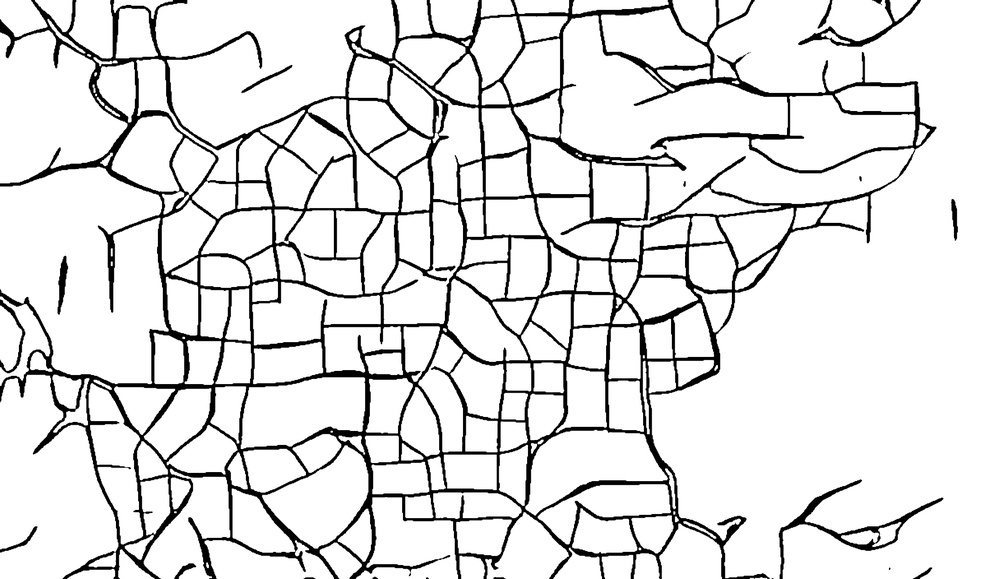
#> input picture 3D-project/Python-cv2-fast-thinning-algorithm-master/img_down0Chengshi.jpg, 1000 x 579 px, shrunk from 4864 x 2816 before the run
$ python example.py
#> lines starting #> are read from the running program, lines starting #| are printed output that depends on the picture; after the words box and inside, x2 and y2 are one past the last pixel; in counts of white or black regions, pixels touching at a corner belong together
### 3D-project/Python-cv2-fast-thinning-algorithm-master/ftlib.py
import cv2
import numpy as np
import time  # 引入time模块 用于文件命名

dirname = './result_images/'

show_images = 1

def fastThin(img_ori):
  obj = 0
  bg = 255
  img = img_ori.copy()
  if(show_images):
    cv2.imshow('pre morphology',img)
    cv2.imwrite(dirname+'pre_morphology'+str(time.time())+'.png',img)
  img = morphology(img)
  cleanCorners(img)
  if(show_images):
    cv2.imshow('morphology',img)
    cv2.imwrite(dirname + 'morphology' + str(time.time())+'.png', img)
  eraseTwoByTwos(img)
  if(show_images):
    cv2.imshow('morphology + eraseTwoByTwos',img)
    cv2.imwrite(dirname + 'morphology_+_eraseTwoByTwos' +str(time.time())+'.png', img)
  eraseLadders(img)
  if(show_images):
    cv2.imshow('morphology + eraseTwoByTwos + eraseLadders',img)
    cv2.imwrite(dirname + 'morphology_+_eraseTwoByTwos_+_eraseLadders'+str(time.time())+'.png', img)
  return img

def morphology(img):
  # inverts the image to execute easier operations (sum and subtraction)
  a, img = cv2.threshold(img,100,255,cv2.THRESH_BINARY_INV)
  # generates 3 by 3 cross kernel
  kernel = cv2.getStructuringElement(cv2.MORPH_CROSS,(3,3))
  # iteration counter
  iteration = 0
  print("Starting fast thin...")
  while 1:
    iteration += 1
    print("Running iteration",iteration,"of morphology") # "Running iteration x"
    #erosion
    last_img = img.copy()
    ero = cv2.erode(img,kernel,iterations = 1)
    #dilation
    dil = cv2.dilate(ero,kernel,iterations = 1)
    # result = original - dilated + eroded
    img -= dil
    img += ero
    # ends loop if result is the same from last iteration
    if cv2.compare(img, last_img, cv2.CMP_EQ).all():
      break
  a, img = cv2.threshold(img,100,255,cv2.THRESH_BINARY_INV) # inverts back the image
  return img

# came up with this one by myself, if anyone finds a better way of detecting/reducing interest areas please tell me
def eraseTwoByTwos(img):
  altura = img.shape[0]
  largura = img.shape[1]
  obj = 0
  bg = 255
  for y in range(1,altura-2):
    for x in range(1,largura-2):
      #centrais
      c1 = img[y,x]
      c2 = img[y,x+1]
      c3 = img[y+1,x]
      c4 = img[y+1,x+1]
      if(c1 == obj and c2 == obj and c3 == obj and c4 == obj):
        if img[y-1,x-1]!=obj:
          img[y,x] = bg
          pass
        elif img[y-1,x+2]!=obj:
          img[y,x+1]=bg
          pass
        elif img[y+2,x-1]!=obj:
          img[y+1,x]=bg
          pass
        elif img[y+2,x+2]!=obj:
          img[y+1,x+1]=bg
          pass
        #vizinhos
        v1  = img[y-1,x-1]
        v2  = img[y-1,x]
        v3  = img[y-1,x+1]
        v4  = img[y-1,x+2]
        v5  = img[y,x+2]
        v6  = img[y+1,x+2]
        v7  = img[y+2,x+2]
        v8  = img[y+2,x+1]
        v9  = img[y+2,x]
        v10 = img[y+2,x-1]
        v11 = img[y+1,x-1]
        v12 = img[y,x-1]
        vizinhos = [v12,v1,v2,v3,v4,v5,v6,v7,v8,v9,v10,v11]

# sets the borders of the image as bg
def cleanCorners(img):
  altura = img.shape[0]
  largura = img.shape[1]
  bg = 255
  img[0:altura,0] = bg
  img[0,0:largura] = bg
  img[0:altura,largura-1] = bg
  img[altura-1,0:largura] = bg

# used in Zhang Suen algorithms to eliminate undesired corners 消除不需要的角落
def eraseLadders(img):
  altura = img.shape[0]
  largura = img.shape[1]
  obj = 0
  bg = 255
  m1 = [[255,0,7  ],
        [0,  0,7  ],
        [7,  7,255]]
  m2 = [[7,  0,255],
        [7,  0,0  ],
        [255,7,7  ]]
  m3 = [[7,  7,255],
        [0,  0,7  ],
        [255,0,7  ]]
  m4 = [[255,7,7  ],
        [7,  0,0  ],
        [7,  0,255]]
  mask = [m1,m2,m3,m4]
  for y in range(1,altura-1):
    for x in range(1,largura-1):
      p5 = img[y,x]
      if p5 == obj:
        p1 = img[y-1,x-1]
        p2 = img[y-1,x]
        p3 = img[y-1,x+1]
        p4 = img[y,x-1]
        p6 = img[y,x+1]
        p7 = img[y+1,x-1]
        p8 = img[y+1,x]
        p9 = img[y+1,x+1]
        p = [[p1,p2,p3],
             [p4,p5,p6],
             [p7,p8,p9]]
        for m in mask:
          pairing = 1
          for i in range(0,3):
            for j in range(0,3):
              if m[i][j] != 7:
                if m[i][j] != p[i][j]:
                  pairing = 0
          if pairing:
            img[y,x] = bg
            break

### 3D-project/Python-cv2-fast-thinning-algorithm-master/example.py
import numpy as np
import cv2
import ftlib as ft

# img = cv2.imread('test_image.tif',0) #binary image
img = cv2.imread('img_down0Chengshi.jpg',0) #binary image
#> img is the input picture: shape (579, 1000); min 0, max 255, mean 226
thinned_image = ft.fastThin(img)
#> in morphology, `a, img = cv2.threshold(img,100,255,cv2.THRESH_BINARY_INV)`: img: shape (579, 1000); 10.7% white; 25 white regions (11 under 20 px), largest, box (x1, y1, x2, y2) and area: (0, 0, 936, 579) 58238, (779, 480, 943, 579) 1459, (798, 0, 921, 47) 720
#> the loop in morphology, `while 1:` made 6 passes
#> pass 1, in morphology, `ero = cv2.erode(img,kernel,iterations = 1)`:
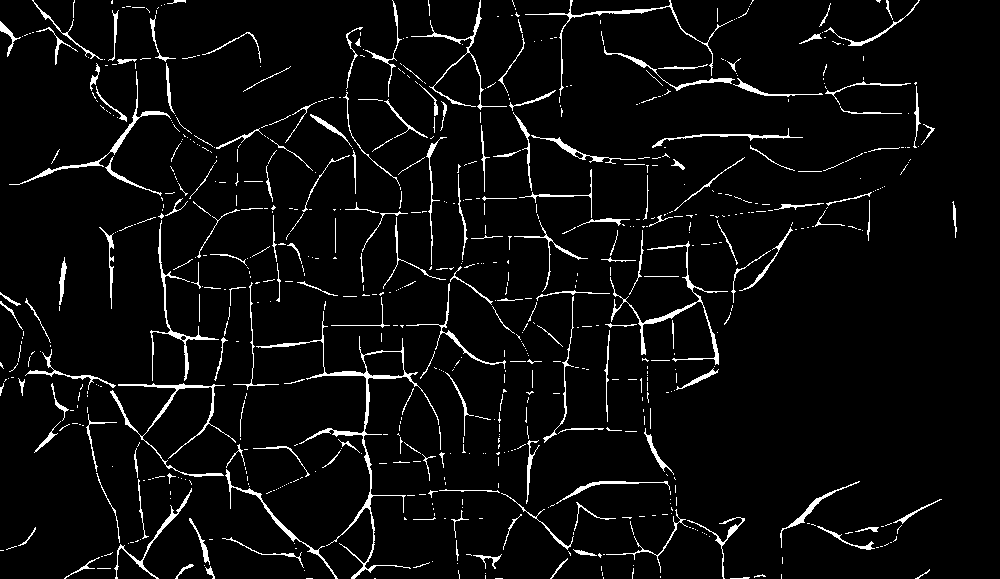
#> ero: shape (579, 1000); 4.7% white in thin lines or dots
#> pass 1, in morphology, `dil = cv2.dilate(ero,kernel,iterations = 1)`:
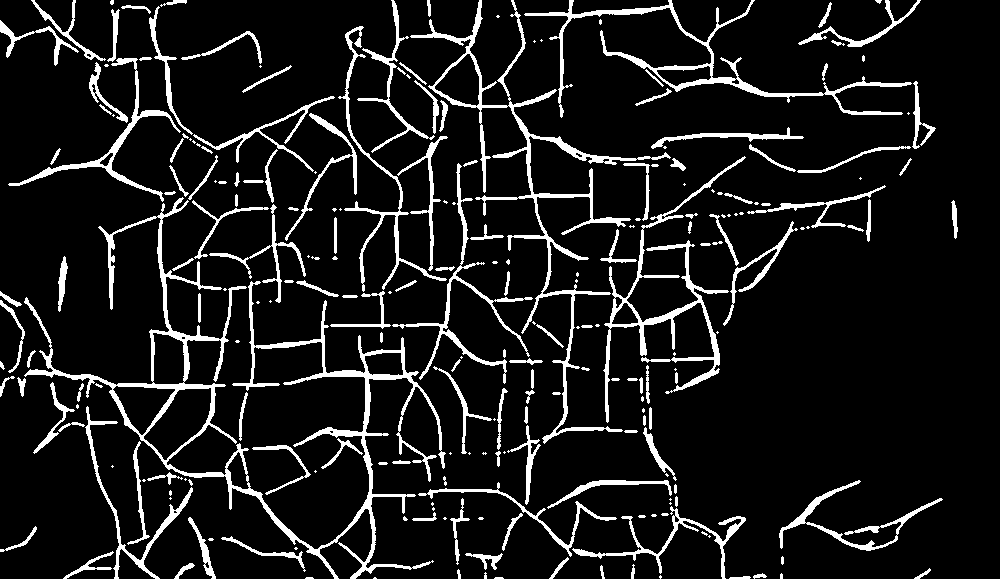
#> dil: shape (579, 1000); 10% white; 238 white regions (90 under 20 px), largest, box (x1, y1, x2, y2) and area: (24, 197, 446, 579) 10990, (410, 0, 671, 444) 6005, (524, 0, 912, 118) 3644
#> pass 1, in morphology, `img += ero`:
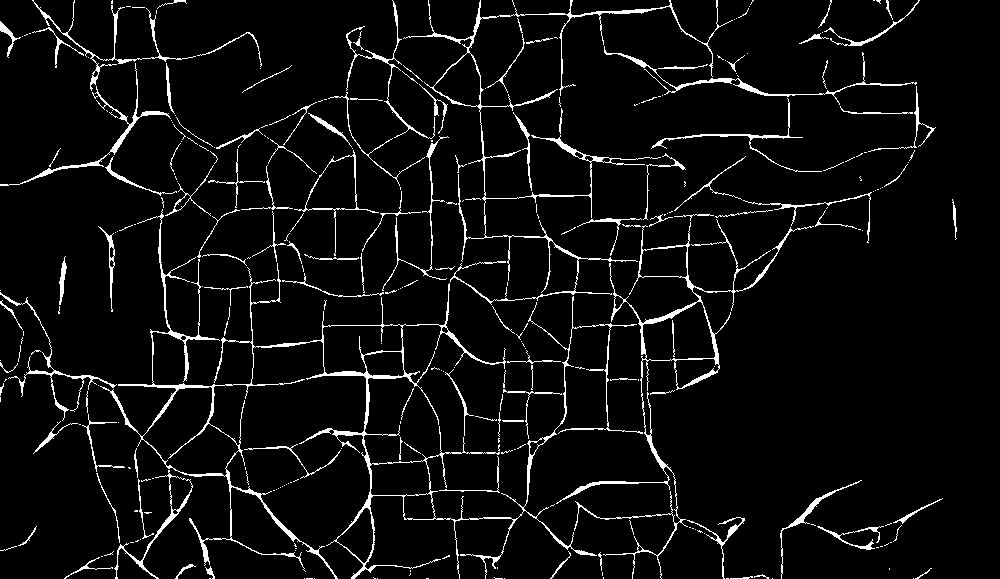
#> img: shape (579, 1000); 5.4% white in thin lines or dots
#> after the loop in morphology, `while 1:`: ero: shape (579, 1000); every value is 0
#> after the loop in morphology, `while 1:`:
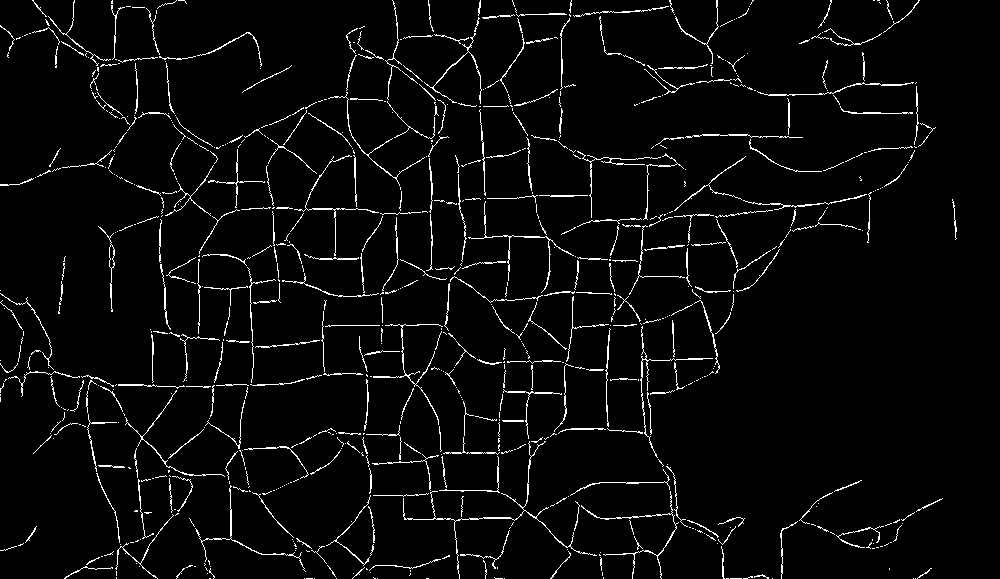
#> img: shape (579, 1000); 3.8% white in thin lines or dots
#> after the loop in morphology, `while 1:`: iteration = 6
#> in morphology, `a, img = cv2.threshold(img,100,255,cv2.THRESH_BINARY_INV)`: img: shape (579, 1000); 96.2% white; black in thin lines or dots
#> in cleanCorners, `img[0:altura,0] = bg`: img: shape (579, 1000); 96.2% white; black in thin lines or dots
#> in cleanCorners, `img[0,0:largura] = bg`: img: shape (579, 1000); 96.2% white; black in thin lines or dots
#> in cleanCorners, `img[altura-1,0:largura] = bg`: img: shape (579, 1000); 96.2% white; black in thin lines or dots
#> after the loop in eraseTwoByTwos, `for y in range(1,altura-2):`:
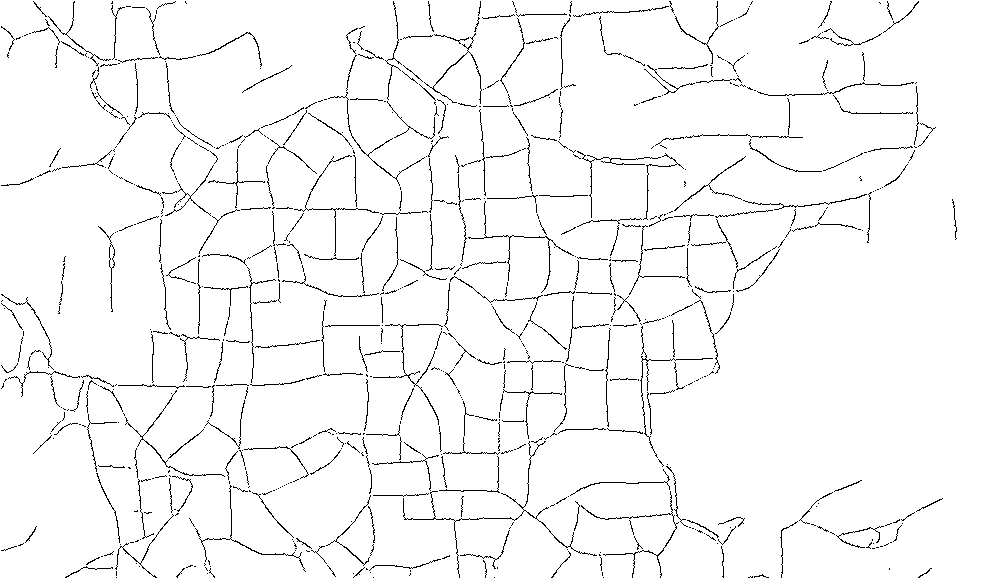
#> img: shape (579, 1000); 96.6% white; black in thin lines or dots
#> after the loop in eraseLadders, `for y in range(1,altura-1):`:
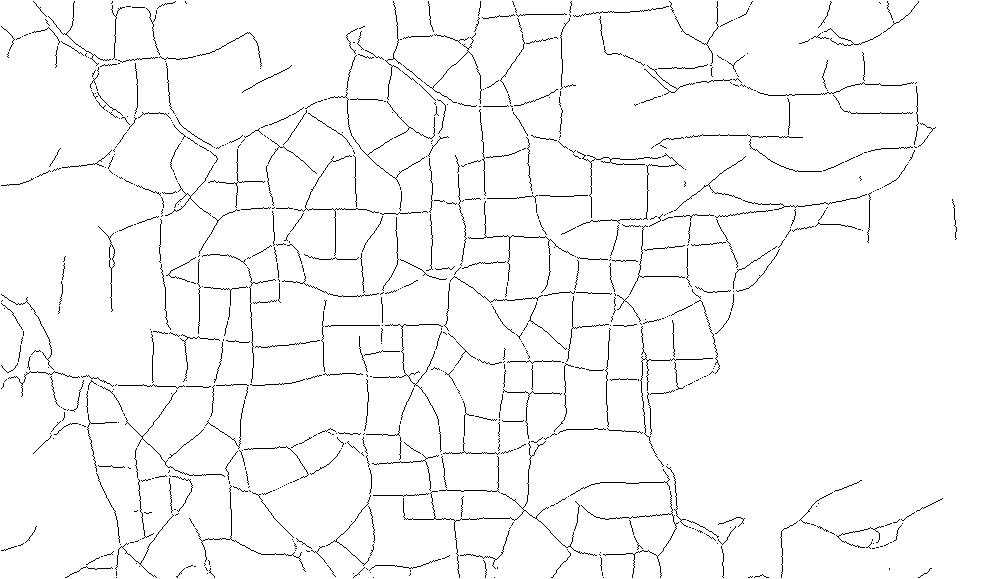
#> img: shape (579, 1000); 97% white; black in thin lines or dots
res = np.hstack((img,thinned_image))
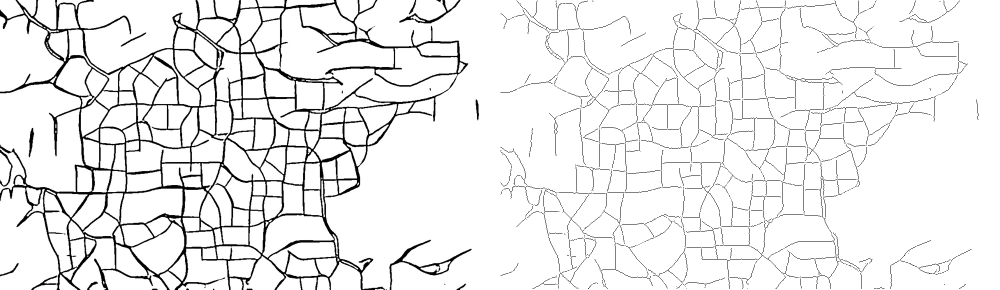
#> res: shape (579, 2000) (shown at 1/2 size); min 0, max 255, mean 236.7
# cv2.imshow('original image',img)
# cv2.imshow('thinned image',thinned_image)
cv2.imshow("result_comparation",res)
cv2.imwrite(ft.dirname + 'res' + str(ft.time.time())+'.png', res)
cv2.waitKey(0) # press any key to close
cv2.destroyAllWindows()

$ run again, with 3D-project/Python-cv2-fast-thinning-algorithm-master/test_image.tif saved as 3D-project/Python-cv2-fast-thinning-algorithm-master/img_down0Chengshi.jpg
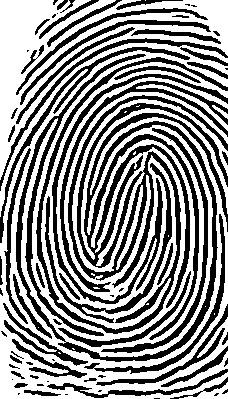
#> input picture 3D-project/Python-cv2-fast-thinning-algorithm-master/test_image.tif, 228 x 399 px
#> img is the input picture: shape (399, 228); min 0, max 255, mean 142.8
#> after the loop in morphology, `while 1:`:
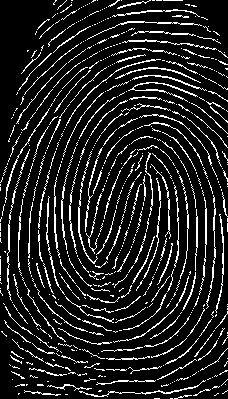
#> img: shape (399, 228); 12.9% white in thin lines or dots
#> after the loop in morphology, `while 1:`: iteration = 5
#> `res = np.hstack((img,thinned_image))`:
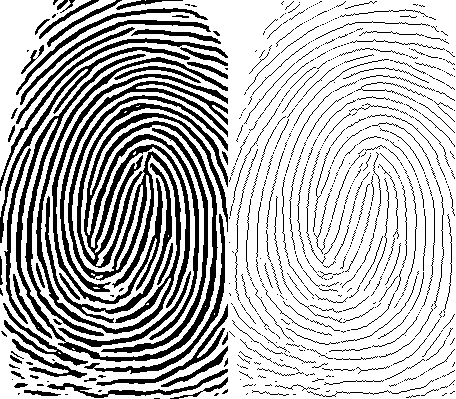
#> res: shape (399, 456); min 0, max 255, mean 187

$ run again, with 3D-project/Python-cv2-fast-thinning-algorithm-master/img_down0Cunluo.jpg copied over 3D-project/Python-cv2-fast-thinning-algorithm-master/img_down0Chengshi.jpg
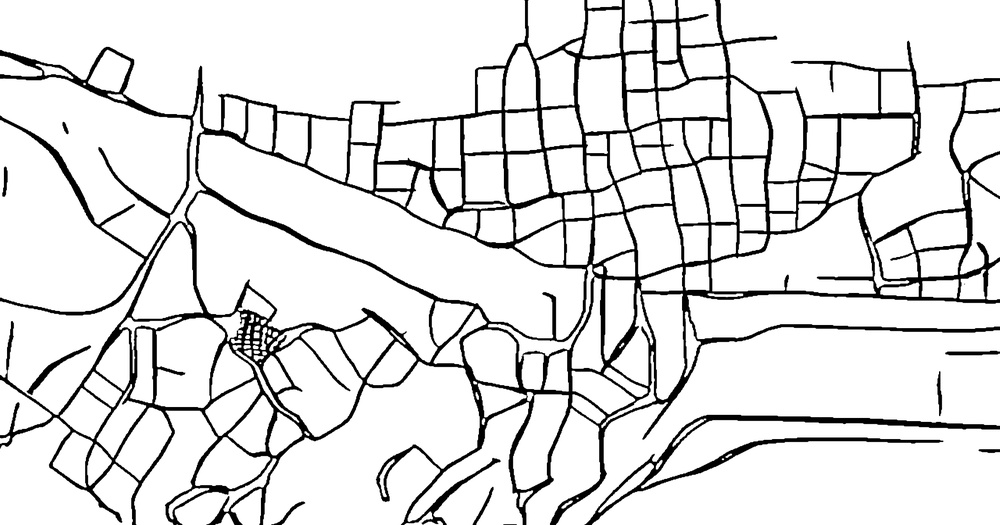
#> input picture 3D-project/Python-cv2-fast-thinning-algorithm-master/img_down0Cunluo.jpg, 1000 x 525 px, shrunk from 5120 x 2688 before the run
#> img is the input picture: shape (525, 1000); min 0, max 255, mean 225
#> after the loop in morphology, `while 1:`:
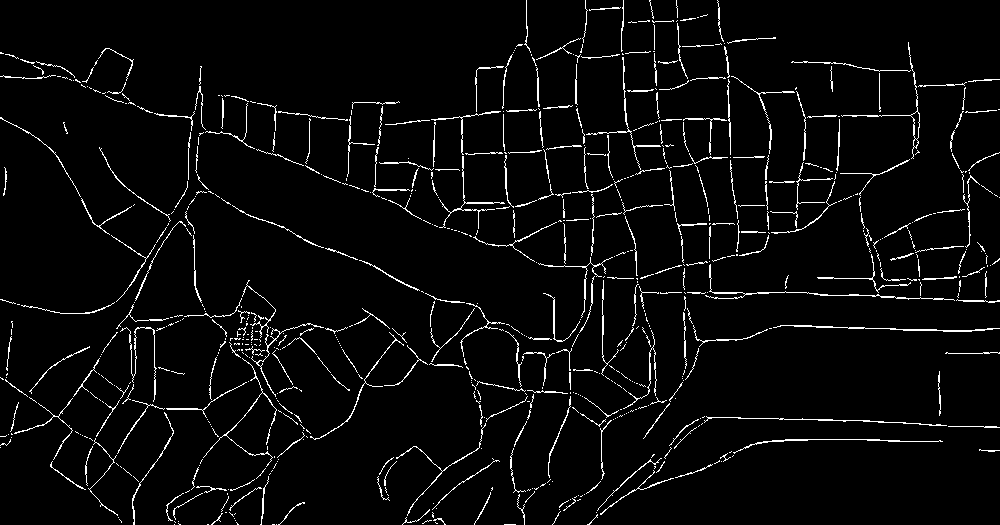
#> img: shape (525, 1000); 4% white in thin lines or dots
#> after the loop in morphology, `while 1:`: iteration = 5
#> `res = np.hstack((img,thinned_image))`:
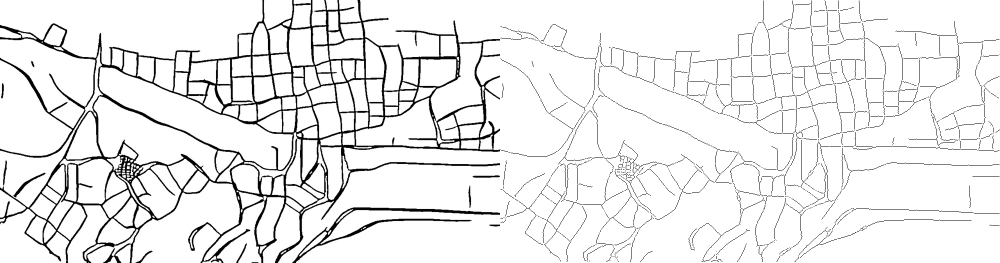
#> res: shape (525, 2000) (shown at 1/2 size); min 0, max 255, mean 236.2
